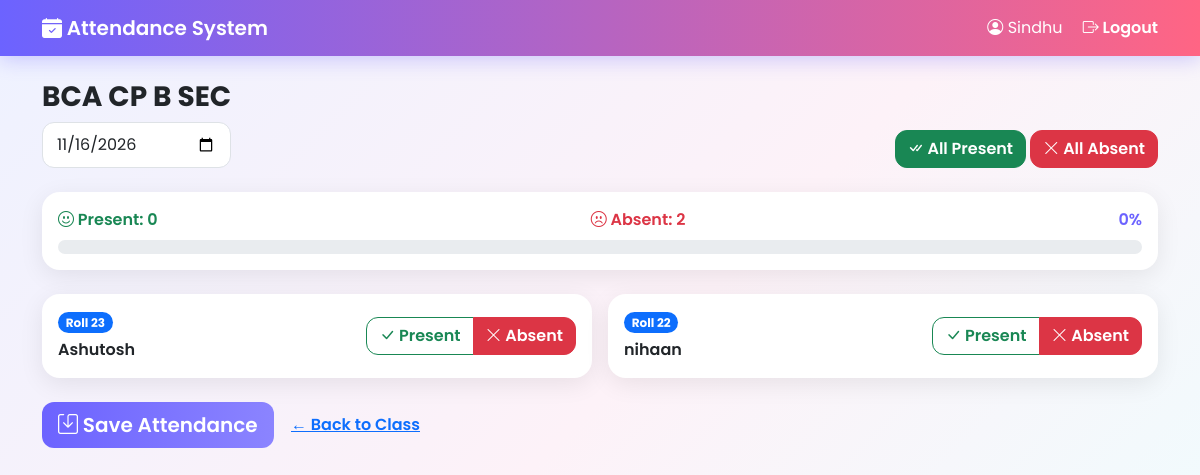
The app's page /class/1/attendance (signed in) with its own data.
### models/models.py (models this page shows)
class User(db.Model, UserMixin):
    id = db.Column(db.Integer, primary_key=True)
    name = db.Column(db.String(100), nullable=False)
    email = db.Column(db.String(100), unique=True, nullable=False)
    password_hash = db.Column(db.String(200), nullable=False)
    role = db.Column(db.String(20), nullable=False)  # 'teacher' or 'student'

class StudentClass(db.Model):
    id = db.Column(db.Integer, primary_key=True)
    class_name = db.Column(db.String(100), nullable=False)
    teacher_id = db.Column(db.Integer, db.ForeignKey('user.id'), nullable=False)

class Student(db.Model):
    id = db.Column(db.Integer, primary_key=True)
    user_id = db.Column(db.Integer, db.ForeignKey('user.id'), nullable=False)
    roll_number = db.Column(db.String(20), nullable=False)
    class_id = db.Column(db.Integer, db.ForeignKey('student_class.id'), nullable=False)
    student_user = db.relationship('User')

### routes/teacher_routes.py (the view, shortened to what this page needs)
@teacher.route('/class/<int:class_id>/attendance', methods=['GET', 'POST'])
@login_required
def mark_attendance(class_id):
    if current_user.role != 'teacher':
        return "Access denied. Teachers only.", 403
    class_obj = StudentClass.query.get_or_404(class_id)
    if class_obj.teacher_id != current_user.id:
        return "Access denied. Not your class.", 403
    selected_date_str = request.args.get('date') or request.form.get('date')
    if selected_date_str:
        selected_date = datetime.strptime(selected_date_str, '%Y-%m-%d').date()
    else:
        selected_date = date.today()
    students = Student.query.filter_by(class_id=class_id).all()
    existing_attendance = {}
    records = Attendance.query.filter_by(class_id=class_id, date=selected_date).all()
    for r in records:
        existing_attendance[r.student_id] = r.status
    return render_template(
        'mark_attendance.html',
        class_obj=class_obj,
        students=students,
        selected_date=selected_date,
        existing_attendance=existing_attendance
    )

### app.py (called while the page is built)
@login_manager.user_loader
def load_user(user_id):
    return User.query.get(int(user_id))

### templates/mark_attendance.html (shortened to what this page needs)
{% extends "base.html" %}
{% block content %}
<div class="d-flex justify-content-between align-items-end flex-wrap mb-4">
    <div>
        <h3 class="fw-bold mb-1">{{ class_obj.class_name }}</h3>
        <form method="GET" class="mt-2">
            <input type="date" name="date" value="{{ selected_date }}" class="form-control" style="max-width: 220px;" onchange="this.form.submit()">
        </form>
    </div>
    <div class="mt-3 mt-md-0">
        <button type="button" class="btn btn-success" onclick="markAll('present')"><i class="bi bi-check-all"></i> All Present</button>
        <button type="button" class="btn btn-danger" onclick="markAll('absent')"><i class="bi bi-x-lg"></i> All Absent</button>
    </div>
</div>
<div class="card p-3 mb-4">
    <div class="d-flex justify-content-between mb-2">
        <span class="fw-semibold text-success"><i class="bi bi-emoji-smile"></i> Present: <span id="presentCount">0</span></span>
        <span class="fw-semibold text-danger"><i class="bi bi-emoji-frown"></i> Absent: <span id="absentCount">0</span></span>
        <span class="fw-semibold" style="color: var(--primary);"><span id="percent">0</span>%</span>
    </div>
    <div class="progress" style="height: 14px; border-radius: 10px;">
    </div>
</div>
<form method="POST">
    <div class="row g-3">
        {% for s in students %}
        <div class="col-md-6">
            <div class="card p-3 hover-lift">
                <div class="d-flex justify-content-between align-items-center">
                    <div>
                        <span class="badge rounded-pill text-bg-primary">Roll {{ s.roll_number }}</span>
                        <div class="fw-semibold mt-1">{{ s.student_user.name if s.student_user else 'Unknown' }}</div>
                    </div>
                    <div class="btn-group">
                        <label class="btn btn-outline-success" for="p{{ s.id }}"><i class="bi bi-check-lg"></i> Present</label>
                        <label class="btn btn-outline-danger" for="a{{ s.id }}"><i class="bi bi-x-lg"></i> Absent</label>
                    </div>
                </div>
            </div>
        </div>
        {% else %}
        <p class="text-muted">No students in this class yet.</p>
        {% endfor %}
    </div>
    <button type="submit" class="btn btn-primary btn-lg mt-4"><i class="bi bi-save"></i> Save Attendance</button>
    <a href="{{ url_for('teacher.view_class', class_id=class_obj.id) }}" class="btn btn-link mt-4">← Back to Class</a>
</form>
{% endblock %}

### templates/base.html (shortened to what this page needs)
<!DOCTYPE html>
<html lang="en">
<head>
    <link href="https://cdn.jsdelivr.net/npm/bootstrap@5.3.3/dist/css/bootstrap.min.css" rel="stylesheet">
    <link href="https://cdn.jsdelivr.net/npm/bootstrap-icons@1.11.3/font/bootstrap-icons.min.css" rel="stylesheet">
</head>
<body>
    <nav class="navbar navbar-expand-lg mb-4">
        <div class="container">
            <a class="navbar-brand" href="{{ url_for('teacher.dashboard') if current_user.is_authenticated else url_for('auth.login') }}">
                <i class="bi bi-calendar-check-fill"></i> Attendance System
            </a>
            {% if current_user.is_authenticated %}
            <div>
                <span class="text-white me-3"><i class="bi bi-person-circle"></i> {{ current_user.name }}</span>
                <a class="nav-link d-inline" href="{{ url_for('auth.logout') }}"><i class="bi bi-box-arrow-right"></i> Logout</a>
            </div>
            {% endif %}
        </div>
    </nav>
    <div class="container">
        {% block content %}{% endblock %}
    </div>
</body>
</html>

### templates/base.html (style rules this page uses)
:root { --primary: #6C63FF; --primary-dark: #4B45B2; --accent: #FF6584; --green: #20c997; --red: #ff5c7a; }
body { font-family: 'Poppins', sans-serif; background: linear-gradient(135deg, #eef2ff 0%, #fdf2f8 50%, #ecfeff 100%); background-attachment: fixed; min-height: 100vh; }
.navbar { background: linear-gradient(90deg, #6C63FF, #FF6584); box-shadow: 0 4px 20px rgba(108, 99, 255, 0.3); }
.navbar-brand, .nav-link { color: white !important; font-weight: 600; }
.btn { border-radius: 12px; font-weight: 600; transition: all 0.2s ease; }
.btn-primary { background: linear-gradient(90deg, #6C63FF, #8B84FF); border: none; }
.card { border: none; border-radius: 18px; box-shadow: 0 6px 24px rgba(0,0,0,0.08); animation: fadeUp 0.5s ease both; }
.hover-lift { transition: transform 0.25s ease, box-shadow 0.25s ease; }
.form-control, .form-select { border-radius: 12px; padding: 10px 14px; }

### records on screen
User: name "Sindhu"
StudentClass: class_name "BCA CP B SEC"
Student: roll_number "23", student_user "Ashutosh"
Student: roll_number "22", student_user "nihaan"
